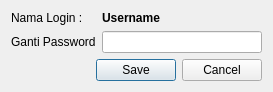
<?xml version="1.0" encoding="UTF-8"?>
<ui version="4.0">
 <class>ResetPassword</class>
 <widget class="QDialog" name="ResetPassword">
  <property name="geometry">
   <rect>
    <x>0</x>
    <y>0</y>
    <width>260</width>
    <height>88</height>
   </rect>
  </property>
  <property name="windowTitle">
   <string>Reset Password</string>
  </property>
  <layout class="QVBoxLayout" name="verticalLayout">
   <property name="sizeConstraint">
    <enum>QLayout::SetFixedSize</enum>
   </property>
   <item>
    <layout class="QFormLayout" name="formLayout">
     <item row="0" column="0">
      <widget class="QLabel" name="label">
       <property name="text">
        <string>Nama Login :</string>
       </property>
      </widget>
     </item>
     <item row="1" column="0">
      <widget class="QLabel" name="label_2">
       <property name="text">
        <string>Ganti Password</string>
       </property>
      </widget>
     </item>
     <item row="0" column="1">
      <widget class="QLabel" name="label_3">
       <property name="font">
        <font>
         <weight>75</weight>
         <bold>true</bold>
        </font>
       </property>
       <property name="text">
        <string>Username</string>
       </property>
      </widget>
     </item>
     <item row="1" column="1">
      <widget class="QLineEdit" name="lineEdit">
       <property name="minimumSize">
        <size>
         <width>160</width>
         <height>0</height>
        </size>
       </property>
      </widget>
     </item>
    </layout>
   </item>
   <item>
    <widget class="QDialogButtonBox" name="buttonBox">
     <property name="orientation">
      <enum>Qt::Horizontal</enum>
     </property>
     <property name="standardButtons">
      <set>QDialogButtonBox::Cancel|QDialogButtonBox::Save</set>
     </property>
    </widget>
   </item>
  </layout>
 </widget>
 <resources/>
 <connections>
  <connection>
   <sender>buttonBox</sender>
   <signal>accepted()</signal>
   <receiver>ResetPassword</receiver>
   <slot>accept()</slot>
   <hints>
    <hint type="sourcelabel">
     <x>248</x>
     <y>254</y>
    </hint>
    <hint type="destinationlabel">
     <x>157</x>
     <y>274</y>
    </hint>
   </hints>
  </connection>
  <connection>
   <sender>buttonBox</sender>
   <signal>rejected()</signal>
   <receiver>ResetPassword</receiver>
   <slot>reject()</slot>
   <hints>
    <hint type="sourcelabel">
     <x>316</x>
     <y>260</y>
    </hint>
    <hint type="destinationlabel">
     <x>286</x>
     <y>274</y>
    </hint>
   </hints>
  </connection>
 </connections>
</ui>
